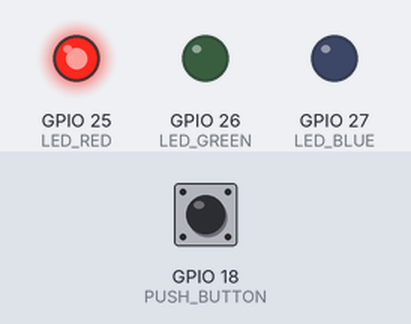
Simulated run of this sketch. Board: ESP32. Shown: output pins drawn as LEDs (lit = HIGH). Inputs (shaded band) come from the test bench; at power-on: GPIO 18 (PUSH_BUTTON) LOW. WiFi joins after 1.5 s; servers stay silent unless stated; no MQTT or app messages arrive unless stated; what the sketch prints to the serial monitor is not drawn.

Above: at 0.1 s.
At 2.1 s:
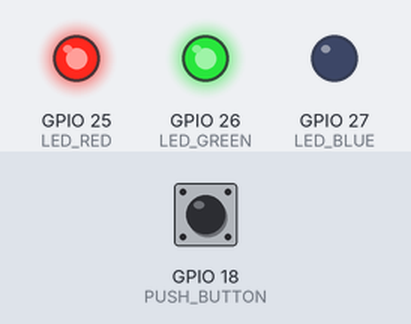
At 3.1 s:
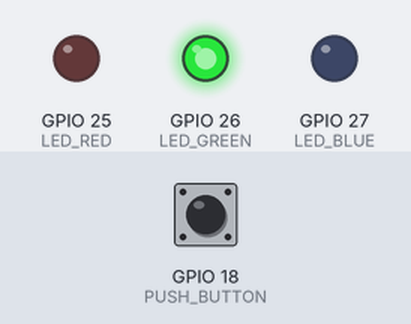
Timing chart, 0 to 4.6 s (numbered marks = the images above):
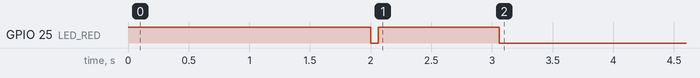

The sketch:

WifiScanner.ino
```cpp
#include <WiFi.h>
#include <Adafruit_MQTT.h>
#include <Adafruit_MQTT_Client.h>

#define MQTT_USERNAME "Not_Needed"
#define MQTT_PASSWORD "Not_Needed"
#define MQTT_SERVER "10.25.35.123"
#define MQTT_SERVERPORT 1883

#define LED_RED 25
#define LED_BLUE 27
#define LED_GREEN 26
#define PUSH_BUTTON 18

#define MAX_ATTEMPTS 5
#define RETRY_PERIOD 1000
#define RETRY_ADJUSTMENT 500

const char* SSID = "NMT-IoT";
const char* password = "Its!Working";

bool buttonState = LOW;

WiFiClient client;
Adafruit_MQTT_Client mqtt(&client, MQTT_SERVER, MQTT_SERVERPORT, MQTT_USERNAME, MQTT_PASSWORD);

void setup() {
  Serial.begin(115200);

  pinMode(LED_RED, OUTPUT);
  pinMode(LED_BLUE, OUTPUT);
  pinMode(LED_GREEN, OUTPUT);
  pinMode(PUSH_BUTTON, INPUT);

  digitalWrite(LED_RED, HIGH);
  digitalWrite(LED_BLUE, LOW);
  digitalWrite(LED_GREEN, LOW);

  bool wifiConnected = wifiConnect();

  if (wifiConnected) {
    Serial.println("Wifi connected successfully.");
    digitalWrite (LED_RED, LOW);
    digitalWrite (LED_GREEN, HIGH);
    wiFiDetails();
  } else {
    Serial.println("Wifi connection failed.");
  }

  bool mqttConnected = mqttConnect();
  if (mqttConnected) {
    digitalWrite(LED_RED, HIGH);
    Serial.println("MQTT connected successfully.");
    delay(RETRY_PERIOD);
    digitalWrite(LED_RED, LOW);
  } else {
    digitalWrite(LED_RED, HIGH);
    digitalWrite(LED_GREEN, LOW);
    Serial.println("MQTT connection failed.");
  }
}

void loop() {
  buttonState = digitalRead(PUSH_BUTTON);
  if (buttonState == HIGH) {
    Serial.print("1");
    digitalWrite(LED_RED, HIGH);
    digitalWrite(LED_GREEN, LOW);
  } else {
    Serial.print("0");
    digitalWrite(LED_GREEN, HIGH);
    digitalWrite(LED_RED, LOW);
  }
}

bool mqttConnect() {
  uint8_t attempts = 0;
  int8_t mqttConnectionResult;

  Serial.println();
  Serial.println("Connecting to MQTT broker...");

  while((mqttConnectionResult = mqtt.connect()) != 0 && attempts < MAX_ATTEMPTS) {
    Serial.print(".");
    delay(RETRY_PERIOD + RETRY_ADJUSTMENT * attempts);
    attempts++;

    if (mqttConnectionResult != 0) {
      mqtt.disconnect();
    }
  }

  return attempts < MAX_ATTEMPTS;
}

bool wifiConnect() {
  int attempts = 0;

  WiFi.mode(WIFI_STA);
  WiFi.begin(SSID, password);

  Serial.println("Connecting to wifi...");

  while (WiFi.status() != WL_CONNECTED && attempts < MAX_ATTEMPTS) {
    Serial.print(".");
    delay(1000);
    attempts++;
  }

  return attempts < MAX_ATTEMPTS;
}

void wiFiDetails() {
  Serial.println();
  Serial.print("Local IP:        ");
  Serial.println(WiFi.localIP());
  Serial.print("Gateway IP:      ");
  Serial.println(WiFi.gatewayIP());
  Serial.print("Signal Strength: ");
  Serial.println(WiFi.RSSI());
  Serial.print("Hostname:        ");
  Serial.println(WiFi.getHostname());
}
```
